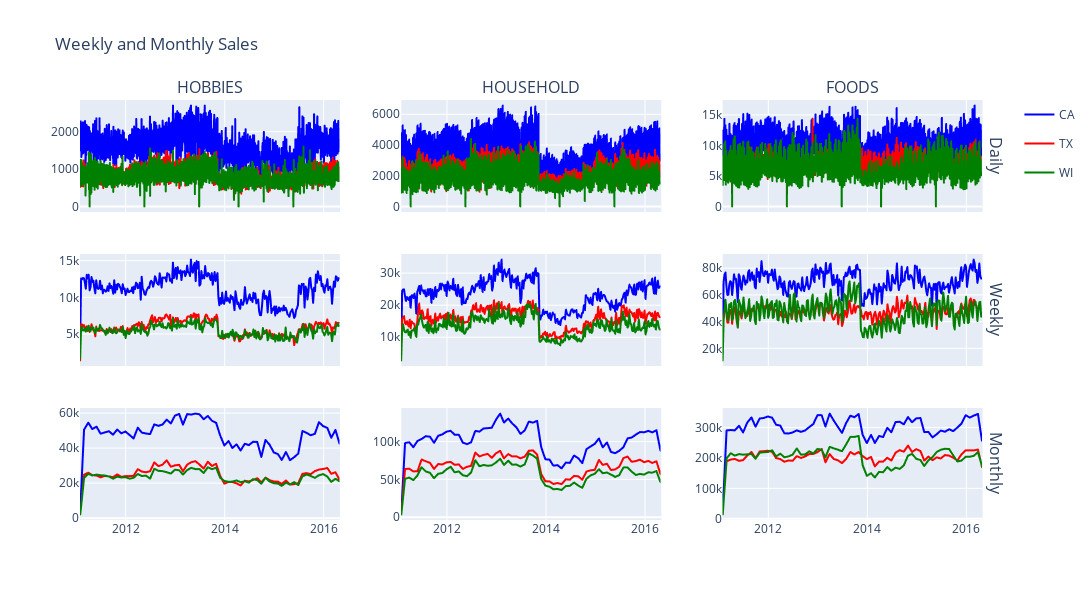

Notebook code for this chart:
### Code cell
# match wm_yr_wk to a date
cal_df = pd.read_csv(
    RAW_DATA_PATH / 'calendar.csv',
    parse_dates=['date'],
    usecols=['date','d'])

total_sales = \
(df
.drop(columns=['dept_id','store_id'])
# .sample(frac=0.01)
.rename_axis(columns=['d'])
.melt(
    id_vars=['state_id','cat_id'],
    value_vars=[f'd_{i}' for i in range(1,1914)],
    value_name='sales')
.groupby(['cat_id','state_id','d'])
.agg(total_sales=('sales','sum'))
.reset_index()
.merge(cal_df, left_on='d', right_on='d')
.drop(columns='d'))

# display(to_plot.sample(5))

category_ids = total_sales.cat_id.cat.categories.to_list()
state_ids = total_sales.state_id.cat.categories.to_list()

fig = make_subplots(rows=3, cols=3, column_titles=category_ids, row_titles=['Daily', 'Weekly','Monthly'], shared_xaxes=True)

# plot as lines
for row, resample in enumerate(['D','W','M']):
    # resample data to get weekly / monthly sales
    tmp = \
    (total_sales
    .groupby(['cat_id','state_id'], observed=True)
    .resample(resample, on='date')
    .agg({'total_sales':'sum'})
    .reset_index('date'))

    # for each category and state
    for col, category_id in enumerate(category_ids):
        for state_id in state_ids:

            to_plot = tmp.loc[(category_id, state_id), :]

            fig.add_trace(
                go.Scattergl(
                    x=to_plot.date,
                    y=to_plot.total_sales,
                    name=state_id,
                    legendgroup=state_id,
                    showlegend=(not col) and (not row),
                    mode='lines',
                    marker=go.scattergl.Marker(
                        color={'CA':'blue','TX':'red','WI':'green'}[state_id])),
                row=row+1, col=col+1)

layout = go.Layout(
    width=1200,
    height=600,
    title="Weekly and Monthly Sales")

fig.update_layout(layout)
fig
